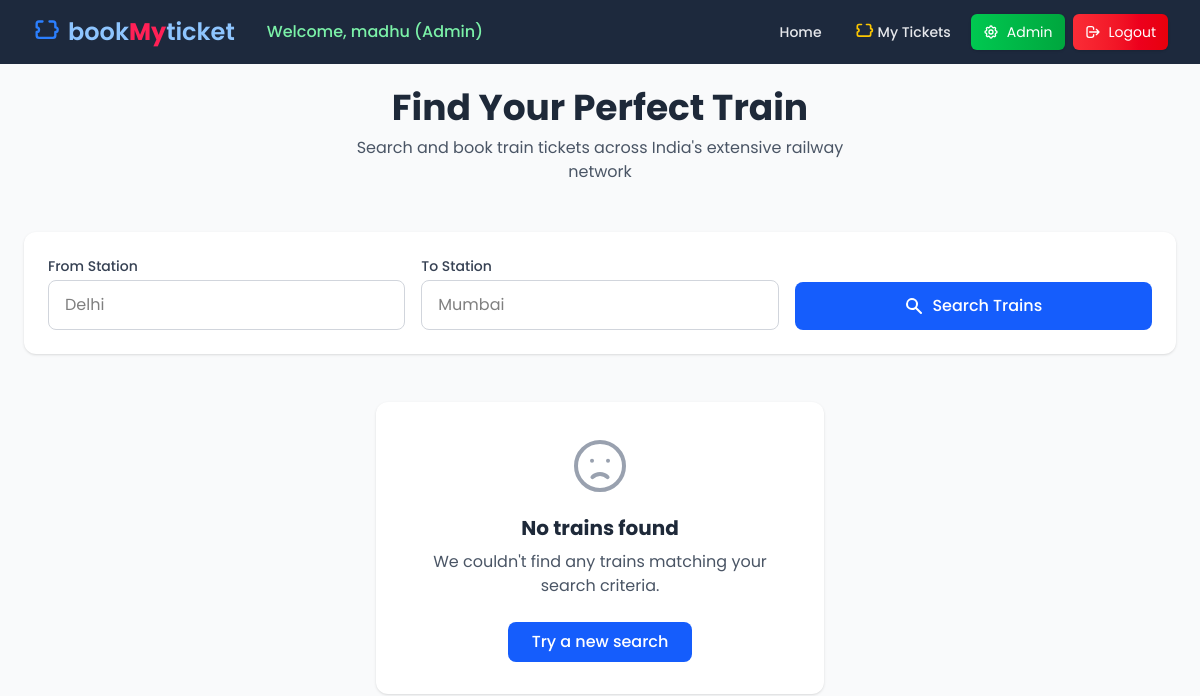
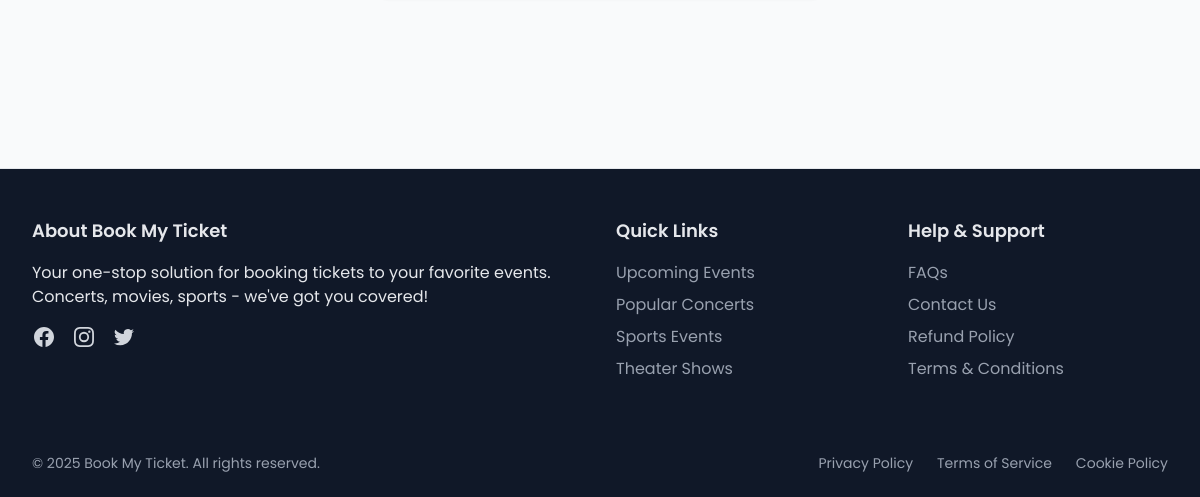
/booking/book/ (signed in), run on an earlier commit of the app's database (2 pictures, top to bottom).
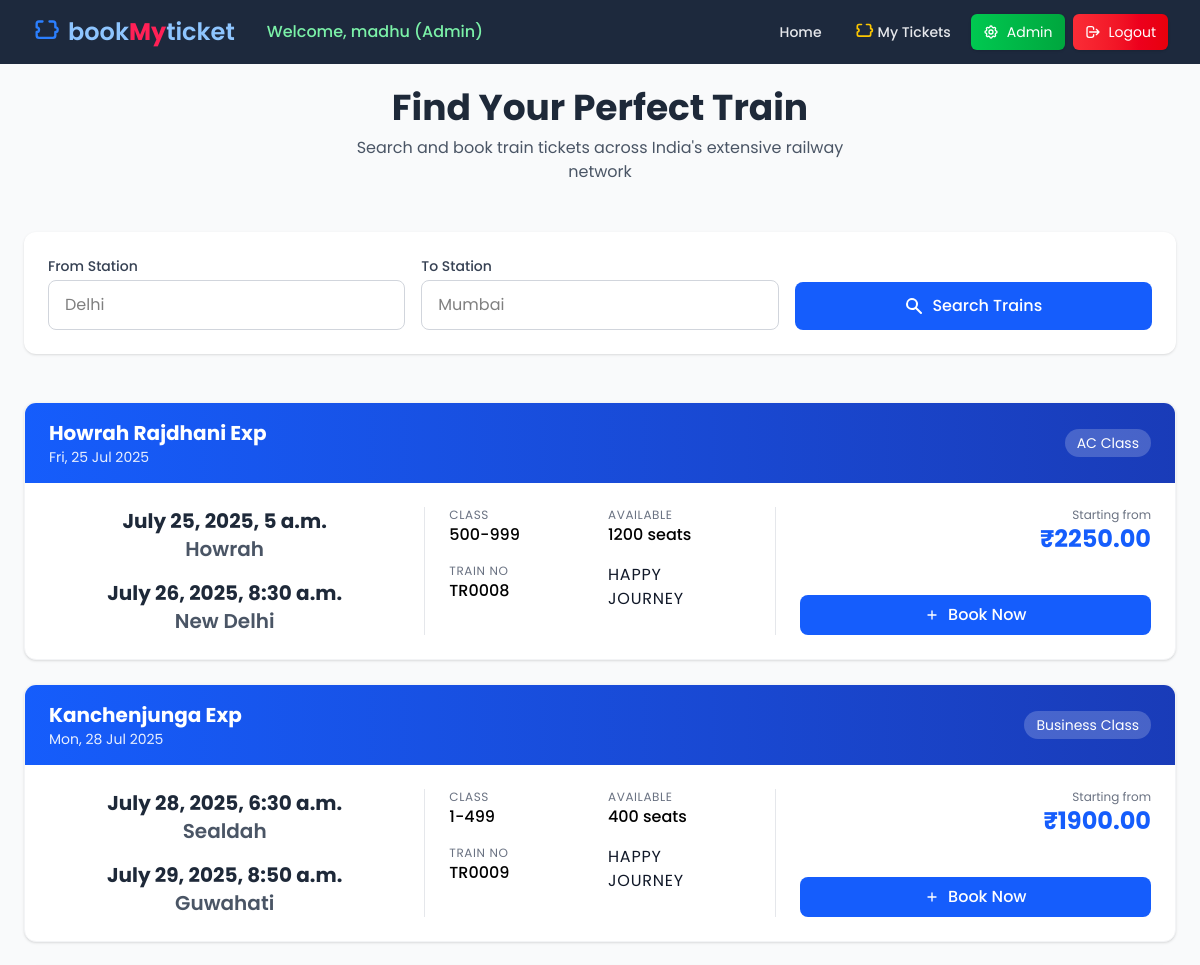
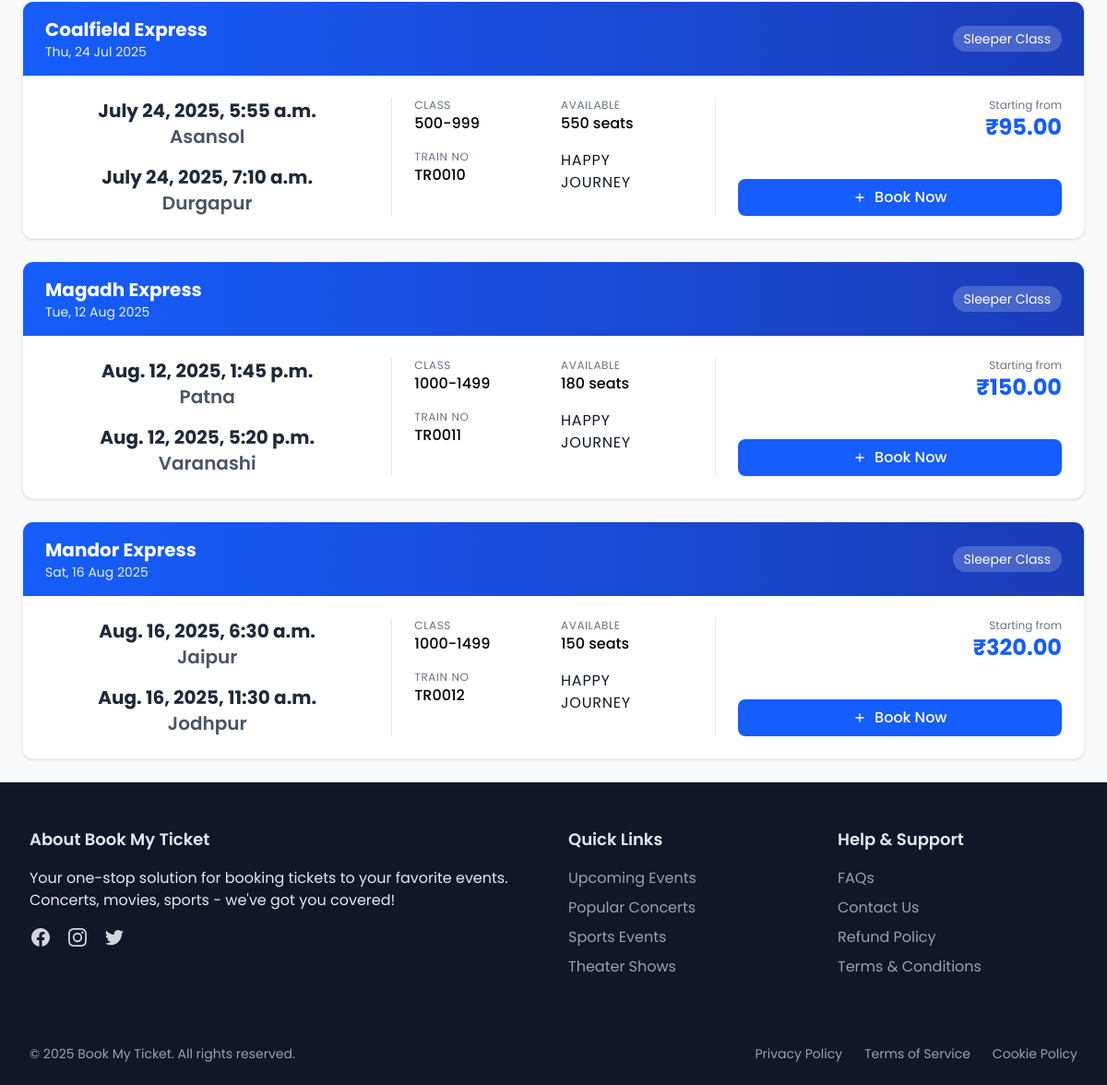
And on a later commit of the database (2 pictures, top to bottom).
### booking/models.py (models this page shows, shortened)
class Tickets(models.Model):
    seat_types = [
        ('BU','Business Class'),
        ('AC','AC Class'),
        ('SL','Sleeper Class'),
    ]
    seat_no = [
        ('BU','1-499'),
        ('AC','500-999'),
        ('SL','1000-1499'),
    ]
    name = models.CharField(max_length=20)
    date_time = models.DateTimeField(default=timezone.now)
    type1 = models.CharField(max_length=2, choices=seat_types)
    type2 = models.CharField(max_length=3, choices=seat_no)
    source = models.CharField(max_length=20)
    destination = models.CharField(max_length=20)
    departure_time = models.DateTimeField(default=timezone.now)
    arrival_time = models.DateTimeField(default=timezone.now)
    total_seats = models.PositiveIntegerField()
    price = models.DecimalField(max_digits=10, decimal_places=2)
    @property
    def has_departed(self):
        return timezone.now() > self.departure_time

### booking/views.py (the view)
# urls.py: path('book/',views.book,name='book'),
def book(request):
    source = request.GET.get('source', '')
    destination = request.GET.get('destination', '')
    if source and destination:
        tickets = Tickets.objects.filter(source__icontains=source, destination__icontains=destination)
    elif destination:
        tickets = Tickets.objects.filter(destination__icontains=destination)
    elif source:
        tickets = Tickets.objects.filter(source__icontains=source)
    else:
        tickets = Tickets.objects.all()
    return render(request, 'booking/book.html', {'tickets': tickets})

### booking/templates/booking/book.html (shortened to what this page needs)
{% extends "layout.html" %}
{% block content %}
{% if user.is_authenticated %}
<div class="min-h-screen bg-gray-50 p-4 sm:p-6">
  <div class="max-w-6xl mx-auto">
    <div class="text-center mb-8 sm:mb-12">
      <h1 class="text-3xl sm:text-4xl font-bold text-gray-800 mb-2">Find Your Perfect Train</h1>
      <p class="text-gray-600 max-w-lg mx-auto">Search and book train tickets across India's extensive railway network</p>
    </div>
    <div class="bg-white rounded-xl shadow-sm p-6 mb-8 sm:mb-12">
      <form method="get" class="space-y-4 sm:space-y-0 sm:grid sm:grid-cols-3 sm:gap-4">
        <div>
          <label class="block text-sm font-medium text-gray-700 mb-1">From Station</label>
          <div class="relative">
            <input type="text" name="source" placeholder="Delhi"
                   value="{{ request.GET.source }}"
                   class="w-full px-4 py-3 rounded-lg border border-gray-300 focus:ring-2 focus:ring-blue-500 focus:border-blue-500 transition">
          </div>
        </div>
        <div>
          <label class="block text-sm font-medium text-gray-700 mb-1">To Station</label>
          <div class="relative">
            <input type="text" name="destination" placeholder="Mumbai"
                   value="{{ request.GET.destination }}"
                   class="w-full px-4 py-3 rounded-lg border border-gray-300 focus:ring-2 focus:ring-blue-500 focus:border-blue-500 transition">
          </div>
        </div>
        <div class="flex items-end">
          <button type="submit"
                  class="w-full bg-blue-600 hover:bg-blue-700 text-white font-medium py-3 px-6 rounded-lg transition flex items-center justify-center">
            <svg xmlns="http://www.w3.org/2000/svg" class="h-5 w-5 mr-2" viewBox="0 0 20 20" fill="currentColor">
              <path fill-rule="evenodd" d="M8 4a4 4 0 100 8 4 4 0 000-8zM2 8a6 6 0 1110.89 3.476l4.817 4.817a1 1 0 01-1.414 1.414l-4.816-4.816A6 6 0 012 8z" clip-rule="evenodd" />
            </svg>
            Search Trains
          </button>
        </div>
      </form>
    </div>
    <div class="space-y-6">
      {% for ticket in tickets %}
      <div class="bg-white rounded-xl shadow-sm overflow-hidden hover:shadow-md transition duration-200 border border-gray-100">
        <div class="bg-gradient-to-r from-blue-600 to-blue-800 px-6 py-4 text-white">
          <div class="flex flex-col sm:flex-row sm:items-center sm:justify-between">
            <div class="mb-2 sm:mb-0">
              <h2 class="text-xl font-bold">{{ ticket.name }}</h2>
              <p class="text-sm opacity-90">{{ ticket.departure_time|date:"D, d M Y" }}</p>
            </div>
            <span class="text-sm bg-white/20 px-3 py-1 rounded-full">{{ ticket.get_type1_display }}</span>
          </div>
        </div>
        <div class="p-6">
          <div class="grid grid-cols-1 md:grid-cols-3 gap-6">
            <div class="flex flex-col sm:flex-row md:flex-col items-center justify-between">
              <div class="text-center mb-4 sm:mb-0 md:mb-4">
                <p class="text-xl font-bold text-gray-800">{{ ticket.departure_time }}</p>
                <p class="text-xl font-semibold text-gray-600">{{ ticket.source }}</p>
              </div>
              <div class="text-center">
                <p class="text-xl font-bold text-gray-800">{{ ticket.arrival_time }}</p>
                <p class="text-xl font-semibold text-gray-600">{{ ticket.destination }}</p>
              </div>
            </div>
            <div class="border-t md:border-t-0 md:border-l md:border-r border-gray-200 pt-4 md:pt-0 md:px-6">
              <div class="grid grid-cols-2 gap-4">
                <div>
                  <p class="text-xs text-gray-500 uppercase tracking-wider">Class</p>
                  <p class="font-medium">{{ ticket.get_type2_display }}</p>
                </div>
                <div>
                  <p class="text-xs text-gray-500 uppercase tracking-wider">Available</p>
                  <p class="font-medium">{{ ticket.total_seats }} seats</p>
                </div>
                <div>
                  <p class="text-xs text-gray-500 uppercase tracking-wider">Train No</p>
                  <p class="font-medium">TR{{ ticket.id|stringformat:"04d" }}</p>
                </div>
                <div>
                  <p class=" text-gray-900 uppercase tracking-wider">Happy <br> Journey</p>
                </div>
              </div>
            </div>
            <div class="border-t md:border-t-0 border-gray-200 pt-4 md:pt-0 flex flex-col justify-between">
              <div class="text-right mb-4">
                <p class="text-xs text-gray-500">Starting from</p>
                <p class="text-2xl font-bold text-blue-600">₹{{ ticket.price }}</p>
              </div>
              {% if ticket.has_departed %}
                <button class="bg-gray-400 text-white font-medium py-2 px-5 rounded-lg cursor-not-allowed" disabled>
                  Expired
                </button>
              {% else %}
              <form method="post" action="{% url 'book_train_ticket' ticket.id %}">
                <button type="submit"
                        class="w-full bg-blue-600 hover:bg-blue-700 text-white font-medium py-2 px-4 rounded-lg transition flex items-center justify-center gap-2">
                  <svg xmlns="http://www.w3.org/2000/svg" class="h-4 w-4" fill="none" viewBox="0 0 24 24" stroke="currentColor">
                    <path stroke-linecap="round" stroke-linejoin="round" stroke-width="2" d="M12 6v6m0 0v6m0-6h6m-6 0H6" />
                  </svg>
                  Book Now
                </button>
              </form>
              {% endif %}
            </div>
          </div>
        </div>
      </div>
      {% empty %}
      <div class="bg-white rounded-xl shadow-sm p-8 text-center max-w-md mx-auto">
        <svg xmlns="http://www.w3.org/2000/svg" class="h-16 w-16 mx-auto text-gray-400 mb-4" fill="none" viewBox="0 0 24 24" stroke="currentColor">
          <path stroke-linecap="round" stroke-linejoin="round" stroke-width="1.5" d="M9.172 16.172a4 4 0 015.656 0M9 10h.01M15 10h.01M21 12a9 9 0 11-18 0 9 9 0 0118 0z" />
        </svg>
        <h3 class="text-xl font-bold text-gray-800 mb-2">No trains found</h3>
        <p class="text-gray-600 mb-6">We couldn't find any trains matching your search criteria.</p>
        <a href="{% url 'trainhome' %}" class="inline-block bg-blue-600 hover:bg-blue-700 text-white font-medium py-2 px-6 rounded-lg transition">
          Try a new search
        </a>
      </div>
      {% endfor %}
    </div>
  </div>
</div>
{% endif %}
{% endblock content %}

### templates/layout.html (shortened to what this page needs)
{% load static %}
{% load static tailwind_tags %}
{% load django_browser_reload %}
<!DOCTYPE html>
<html lang="en" x-data="{ open: false, scrolled: false }" @scroll.window="scrolled = window.scrollY > 10">
<head>
    {% tailwind_css %}
</head>
<body class="bg-white flex flex-col min-h-screen font-poppins antialiased">
{% block navbar %}
<header class="fixed w-full z-50" :class="{'shadow-lg': scrolled}">
    <nav class="bg-slate-800 transition-slow" :class="{'bg-opacity-95 backdrop-blur-sm': scrolled}">
        <div class="max-w-7xl mx-auto px-4 sm:px-6 lg:px-8">
            <div class="flex justify-between items-center h-16">
                <div class="flex-shrink-0 flex items-center">
                    <a href="{% url 'home' %}" class="flex items-center space-x-2 text-blue-300 font-semibold text-2xl">
                        <svg xmlns="http://www.w3.org/2000/svg" class="w-7 h-7 text-blue-500" fill="none" viewBox="0 0 24 24" stroke="currentColor">
                            <path stroke-linecap="round" stroke-linejoin="round" stroke-width="2"
                                d="M9 3H6a2 2 0 00-2 2v3a2 2 0 010 4v3a2 2 0 002 2h3m6-14h3a2 2 0 012 2v3a2 2 0 010 4v3a2 2 0 01-2 2h-3m-6 0h6" />
                        </svg>
                        <span class="hidden sm:inline">
                            book<span class="text-rose-500 font-bold">My</span>ticket
                        </span>
                    </a>
                </div>
                <div class="hidden md:flex items-center space-x-4 ml-6">
                    {% if user.is_authenticated %}
                        <span class="text-green-300 font-medium text-sm md:text-base">
                            Welcome, {{ user.username }}{% if user.username == 'madhu' %} (Admin){% endif %}
                        </span>
                    {% endif %}
                </div>
                <div class="hidden md:flex items-center space-x-2 ml-auto">
                    <a href="{% url 'home' %}" class="px-3 py-2 rounded-md text-gray-200 hover:text-white hover:bg-slate-700 text-sm font-medium transition-slow">Home</a>
                    {% if user.is_authenticated %}
                    <a href="{% url 'my_tickets' %}" class="flex items-center px-3 py-2 rounded-md text-gray-200 hover:text-white hover:bg-slate-700 text-sm font-medium transition-slow gap-1">
                        <svg xmlns="http://www.w3.org/2000/svg" class="w-5 h-5 text-yellow-400" fill="none" viewBox="0 0 24 24" stroke="currentColor">
                            <path stroke-linecap="round" stroke-linejoin="round" stroke-width="2"
                                    d="M9 3H6a2 2 0 00-2 2v3a2 2 0 010 4v3a2 2 0 002 2h3m6-14h3a2 2 0 012 2v3a2 2 0 010 4v3a2 2 0 01-2 2h-3m-6 0h6" />
                        </svg>
                        My Tickets
                    </a>
                        {% if user.username == 'madhu' %}
                            <a href="/admin/" class="px-3 py-2 rounded-md text-white bg-gradient-to-r from-green-500 to-green-600 hover:from-green-600 hover:to-green-700 transition-slow shadow hover:shadow-lg flex items-center gap-2 text-sm">
                                Admin
                            </a>
                        {% endif %}
                        <a href="{% url 'logout' %}" class="px-3 py-2 rounded-md text-white bg-gradient-to-r from-red-500 to-red-600 hover:from-red-600 hover:to-red-700 transition-slow shadow hover:shadow-lg flex items-center gap-2 text-sm">
                            <svg xmlns="http://www.w3.org/2000/svg" class="h-4 w-4" fill="none" viewBox="0 0 24 24" stroke="currentColor">
                                <path stroke-linecap="round" stroke-linejoin="round" stroke-width="2" d="M17 16l4-4m0 0l-4-4m4 4H7m6 4v1a3 3 0 01-3 3H6a3 3 0 01-3-3V7a3 3 0 013-3h4a3 3 0 013 3v1" />
                            </svg>
                            Logout
                        </a>
                    {% endif %}
                </div>
            </div>
        </div>
    </nav>
</header>
{% endblock %}
<main class="flex-grow pt-16">
    {% block content %}
    {% endblock %}
</main>
{% block footer %}
<footer class="bg-gray-900 text-gray-200 border-t border-gray-200">
    <div class="max-w-7xl mx-auto px-4 sm:px-6 lg:px-8 py-12">
        <div class="grid grid-cols-1 md:grid-cols-4 gap-8">
            <div class="md:col-span-2">
                <h3 class="text-lg font-semibold text-gray-200 mb-4">About Book My Ticket</h3>
                <p class="text-gray-200 mb-4">
                    Your one-stop solution for booking tickets to your favorite events. Concerts, movies, sports - we've got you covered!
                </p>
                <div class="flex space-x-4">
                    <a href="#" class="text-gray-300 hover:text-blue-600 transition-colors">
                    </a>
                    <a href="#" class="text-gray-300 hover:text-pink-500 transition-colors">
                    </a>
                    <a href="#" class="text-gray-300 hover:text-blue-400 transition-colors">
                    </a>
                </div>
            </div>
            <div>
                <h3 class="text-lg font-semibold text-gray-200 mb-4">Quick Links</h3>
                <ul class="space-y-2">
                    <li><a href="#" class="text-gray-400 hover:text-blue-600 transition-colors">Upcoming Events</a></li>
                    <li><a href="#" class="text-gray-400 hover:text-blue-600 transition-colors">Popular Concerts</a></li>
                    <li><a href="#" class="text-gray-400 hover:text-blue-600 transition-colors">Sports Events</a></li>
                    <li><a href="#" class="text-gray-400 hover:text-blue-600 transition-colors">Theater Shows</a></li>
                </ul>
            </div>
            <div>
                <h3 class="text-lg font-semibold text-gray-200 mb-4">Help & Support</h3>
                <ul class="space-y-2">
                    <li><a href="#" class="text-gray-400 hover:text-blue-600 transition-colors">FAQs</a></li>
                    <li><a href="#" class="text-gray-400 hover:text-blue-600 transition-colors">Contact Us</a></li>
                    <li><a href="#" class="text-gray-400 hover:text-blue-600 transition-colors">Refund Policy</a></li>
                    <li><a href="#" class="text-gray-400 hover:text-blue-600 transition-colors">Terms & Conditions</a></li>
                </ul>
            </div>
        </div>
    </div>
    <div class="bg-gray-900 py-6">
        <div class="max-w-7xl mx-auto px-4 sm:px-6 lg:px-8">
            <div class="flex flex-col md:flex-row justify-between items-center">
                <p class="text-sm text-gray-400 mb-4 md:mb-0">
                    &copy; 2025 Book My Ticket. All rights reserved.
                </p>
                <div class="flex space-x-6" >
                    <a href="#" class="text-sm text-gray-400 hover:text-blue-600 transition-colors">Privacy Policy</a>
                    <a href="#" class="text-sm text-gray-400 hover:text-blue-600 transition-colors">Terms of Service</a>
                    <a href="#" class="text-sm text-gray-400 hover:text-blue-600 transition-colors">Cookie Policy</a>
                </div>
            </div>
        </div>
    </div>
</footer>
{% endblock %}
</body>
</html>

### templates/layout.html (style rules this page uses)
.font-poppins { font-family: 'Poppins', sans-serif; }
.transition-slow { transition: all 0.3s ease-in-out; }

### booking/templates/booking/book.html (style rules this page uses)
.transition { transition-property: background-color, border-color, color, fill, stroke, opacity, box-shadow, transform; transition-timing-function: cubic-bezier(0.4, 0, 0.2, 1); transition-duration: 150ms; }

What changed in the data, as far as the page shows it:
added Tickets: name "Howrah Rajdhani Exp", departure_time "Fri, 25 Jul 2025", type1 "AC Class", departure_time "July 25, 2025, 5 a.m.", source "Howrah", arrival_time "July 26, 2025, 8:30 a.m.", destination "New Delhi", type2 "500-999", total_seats "1200", id "0008", price "2250.00", shows "Book Now"
added Tickets: name "Kanchenjunga Exp", departure_time "Mon, 28 Jul 2025", type1 "Business Class", departure_time "July 28, 2025, 6:30 a.m.", source "Sealdah", arrival_time "July 29, 2025, 8:50 a.m.", destination "Guwahati", type2 "1-499", total_seats "400", id "0009", price "1900.00", shows "Book Now"
added Tickets: name "Coalfield Express", departure_time "Thu, 24 Jul 2025", type1 "Sleeper Class", departure_time "July 24, 2025, 5:55 a.m.", source "Asansol", arrival_time "July 24, 2025, 7:10 a.m.", destination "Durgapur", type2 "500-999", total_seats "550", id "0010", price "95.00", shows "Book Now"
added Tickets: name "Magadh Express", departure_time "Tue, 12 Aug 2025", type1 "Sleeper Class", departure_time "Aug. 12, 2025, 1:45 p.m.", source "Patna", arrival_time "Aug. 12, 2025, 5:20 p.m.", destination "Varanashi", type2 "1000-1499", total_seats "180", id "0011", price "150.00", shows "Book Now"
added Tickets: name "Mandor Express", departure_time "Sat, 16 Aug 2025", type1 "Sleeper Class", departure_time "Aug. 16, 2025, 6:30 a.m.", source "Jaipur", arrival_time "Aug. 16, 2025, 11:30 a.m.", destination "Jodhpur", type2 "1000-1499", total_seats "150", id "0012", price "320.00", shows "Book Now"
Also different on the page:
text no longer shown: "No trains found We couldn't find any trains matching your search criteria. Try a new search"
